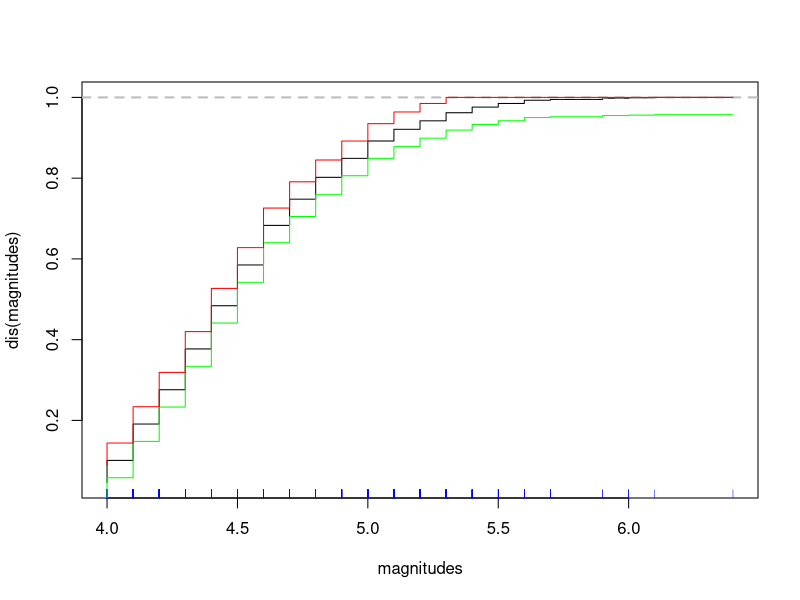

Reproduce this figure in R.
## ---- chunk 1
knitr::opts_chunk$set(echo = TRUE)
## ---- chunk 2
library(tidyverse)
## ---- chunk 3
set.seed(31012020)
p <- 0.2
Alpha <- 0.05
n <- c(10, 100, 1000, 10000, 100000)
limInf <- rep(0, length(n))
limSup <- rep(0, length(n))
p_gorro <- rep(0, length(n))

for (i in 1:length(n)) {
  X <- rbinom(n[i], 1, p)
  p_gorro[i] <- mean(X)
  limInf[i] <- p_gorro[i] - qnorm(Alpha/2, lower.tail = FALSE) * sqrt((p_gorro[i] * (1 - p_gorro[i])) / n[i])
  limSup[i] <- p_gorro[i] - qnorm(Alpha/2, lower.tail = TRUE) * sqrt((p_gorro[i] * (1 - p_gorro[i])) / n[i])
}

intervalos <- tibble(n, limInf, p_gorro, limSup)

intervalos %>% 
  knitr::kable()
## ---- chunk 4
oldFaithful <- faithful

mediaTiempo <- mean(oldFaithful$waiting)
varTiempo <- 0

for (i in 1:nrow(oldFaithful)) {
  varTiempo <- varTiempo + (oldFaithful$waiting[i] - mediaTiempo)^2
}
varTiempo <- varTiempo / (nrow(oldFaithful) - 1)
eeTiempo <- sqrt(varTiempo)

lb <- mediaTiempo - qt(0.1/2, 271, lower.tail = FALSE) * eeTiempo / sqrt(nrow(oldFaithful))
ub <-  mediaTiempo - qt(0.1/2, 271, lower.tail = TRUE) * eeTiempo / sqrt(nrow(oldFaithful))

tabla <- tibble(mediaTiempo, eeTiempo, lb, ub)

#t.test(oldFaithful$waiting, conf.level = 0.9)

tabla %>% 
  knitr::kable()

## ---- chunk 5
fiji <- quakes
numObs <- nrow(fiji)
eps <- sqrt(1/(2*numObs) * log(2/Alpha))
magnitudes <- sort(fiji$mag)
dis <- ecdf(magnitudes)
## ---- chunk 6
plot(magnitudes, dis(magnitudes), type = "S")
abline(h = 1, lty = 2, col = "gray", lwd = 2)
rug(magnitudes, ticksize=0.02, col = "blue")
lines(magnitudes, pmax(dis(magnitudes) - eps, 0), col = "green", type = "S")
lines(magnitudes, pmin(dis(magnitudes) + eps, 1), col = "red", type = "S")
## ---- chunk 7
cotaInf <- dis(4.9) - dis(4.3) - 2 * eps
cotaSup <- dis(4.9) - dis(4.3) + 2 * eps
